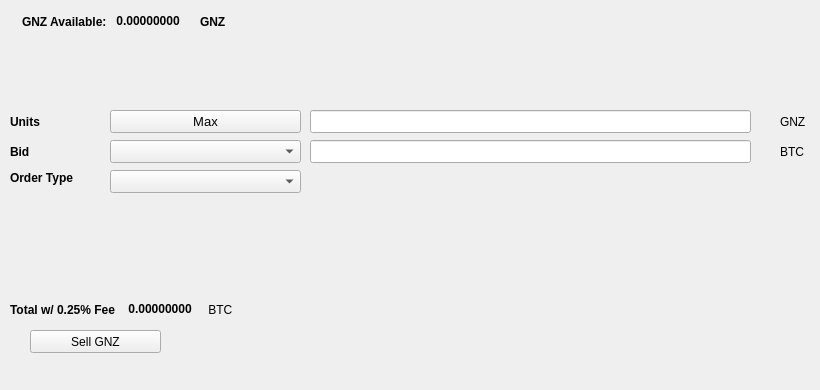
   <widget class="QWidget" name="SellTab">
    <attribute name="title">
     <string>Sell</string>
    </attribute>
    <widget class="QLabel" name="label_16">
     <property name="geometry">
      <rect>
       <x>780</x>
       <y>140</y>
       <width>31</width>
       <height>23</height>
      </rect>
     </property>
     <property name="text">
      <string>BTC</string>
     </property>
    </widget>
    <widget class="QComboBox" name="SellBidcomboBox">
     <property name="geometry">
      <rect>
       <x>110</x>
       <y>140</y>
       <width>191</width>
       <height>23</height>
      </rect>
     </property>
     <property name="font">
      <font>
       <pointsize>10</pointsize>
      </font>
     </property>
    </widget>
    <widget class="QLabel" name="label_18">
     <property name="geometry">
      <rect>
       <x>10</x>
       <y>110</y>
       <width>46</width>
       <height>23</height>
      </rect>
     </property>
     <property name="font">
      <font>
       <weight>75</weight>
       <bold>true</bold>
      </font>
     </property>
     <property name="text">
      <string>Units</string>
     </property>
    </widget>
    <widget class="QPushButton" name="Sell_Max_Amount">
     <property name="geometry">
      <rect>
       <x>110</x>
       <y>110</y>
       <width>191</width>
       <height>23</height>
      </rect>
     </property>
     <property name="font">
      <font>
       <pointsize>10</pointsize>
      </font>
     </property>
     <property name="text">
      <string>Max</string>
     </property>
    </widget>
    <widget class="QLabel" name="label_20">
     <property name="geometry">
      <rect>
       <x>10</x>
       <y>170</y>
       <width>91</width>
       <height>16</height>
      </rect>
     </property>
     <property name="font">
      <font>
       <weight>75</weight>
       <bold>true</bold>
      </font>
     </property>
     <property name="text">
      <string>Order Type</string>
     </property>
    </widget>
    <widget class="QComboBox" name="SellOrdertypeCombo">
     <property name="geometry">
      <rect>
       <x>110</x>
       <y>170</y>
       <width>191</width>
       <height>23</height>
      </rect>
     </property>
     <property name="font">
      <font>
       <pointsize>10</pointsize>
      </font>
     </property>
    </widget>
    <widget class="QLabel" name="label_21">
     <property name="geometry">
      <rect>
       <x>10</x>
       <y>140</y>
       <width>46</width>
       <height>23</height>
      </rect>
     </property>
     <property name="font">
      <font>
       <weight>75</weight>
       <bold>true</bold>
      </font>
     </property>
     <property name="text">
      <string>Bid</string>
     </property>
    </widget>
    <widget class="QLabel" name="label_22">
     <property name="geometry">
      <rect>
       <x>780</x>
       <y>110</y>
       <width>31</width>
       <height>23</height>
      </rect>
     </property>
     <property name="text">
      <string>GNZ</string>
     </property>
    </widget>
    <widget class="QLineEdit" name="UnitsInputGNZ">
     <property name="geometry">
      <rect>
       <x>310</x>
       <y>110</y>
       <width>441</width>
       <height>23</height>
      </rect>
     </property>
     <property name="font">
      <font>
       <pointsize>9</pointsize>
       <weight>75</weight>
       <bold>true</bold>
      </font>
     </property>
    </widget>
    <widget class="QLineEdit" name="SellBidPriceEdit">
     <property name="geometry">
      <rect>
       <x>310</x>
       <y>140</y>
       <width>441</width>
       <height>23</height>
      </rect>
     </property>
     <property name="font">
      <font>
       <pointsize>9</pointsize>
       <weight>75</weight>
       <bold>true</bold>
      </font>
     </property>
    </widget>
    <widget class="QPushButton" name="SellGNZBTN">
     <property name="geometry">
      <rect>
       <x>30</x>
       <y>330</y>
       <width>131</width>
       <height>23</height>
      </rect>
     </property>
     <property name="text">
      <string>Sell GNZ</string>
     </property>
     <property name="icon">
      <iconset resource="../genzycoin">
       <normaloff>:/icons/bitcoin</normaloff>:/icons/bitcoin</iconset>
     </property>
    </widget>
    <widget class="QWidget" name="layoutWidget3">
     <property name="geometry">
      <rect>
       <x>22</x>
       <y>12</y>
       <width>258</width>
       <height>19</height>
      </rect>
     </property>
     <layout class="QHBoxLayout" name="horizontalLayout">
      <item>
       <widget class="QLabel" name="label232_2">
        <property name="font">
         <font>
          <weight>75</weight>
          <bold>true</bold>
         </font>
        </property>
        <property name="text">
         <string>GNZ Available:</string>
        </property>
       </widget>
      </item>
      <item>
       <widget class="QLabel" name="GNZAvailableLabel">
        <property name="palette">
         <palette>
          <active>
           <colorrole role="WindowText">
            <brush brushstyle="SolidPattern">
             <color alpha="255">
              <red>0</red>
              <green>0</green>
              <blue>0</blue>
             </color>
            </brush>
           </colorrole>
           <colorrole role="Button">
            <brush brushstyle="SolidPattern">
             <color alpha="255">
              <red>0</red>
              <green>170</green>
              <blue>0</blue>
             </color>
            </brush>
           </colorrole>
           <colorrole role="Light">
            <brush brushstyle="SolidPattern">
             <color alpha="255">
              <red>0</red>
              <green>255</green>
              <blue>0</blue>
             </color>
            </brush>
           </colorrole>
           <colorrole role="Midlight">
            <brush brushstyle="SolidPattern">
             <color alpha="255">
              <red>0</red>
              <green>212</green>
              <blue>0</blue>
             </color>
            </brush>
           </colorrole>
           <colorrole role="Dark">
            <brush brushstyle="SolidPattern">
             <color alpha="255">
              <red>0</red>
              <green>85</green>
              <blue>0</blue>
             </color>
            </brush>
           </colorrole>
           <colorrole role="Mid">
            <brush brushstyle="SolidPattern">
             <color alpha="255">
              <red>0</red>
              <green>113</green>
              <blue>0</blue>
             </color>
            </brush>
           </colorrole>
           <colorrole role="Text">
            <brush brushstyle="SolidPattern">
             <color alpha="255">
              <red>0</red>
              <green>170</green>
              <blue>0</blue>
             </color>
            </brush>
           </colorrole>
           <colorrole role="BrightText">
            <brush brushstyle="SolidPattern">
             <color alpha="255">
              <red>255</red>
              <green>255</green>
              <blue>255</blue>
             </color>
            </brush>
           </colorrole>
           <colorrole role="ButtonText">
            <brush brushstyle="SolidPattern">
             <color alpha="255">
              <red>0</red>
              <green>0</green>
              <blue>0</blue>
             </color>
            </brush>
           </colorrole>
           <colorrole role="Base">
            <brush brushstyle="SolidPattern">
             <color alpha="255">
              <red>255</red>
              <green>255</green>
              <blue>255</blue>
             </color>
            </brush>
           </colorrole>
           <colorrole role="Window">
            <brush brushstyle="SolidPattern">
             <color alpha="255">
              <red>0</red>
              <green>170</green>
              <blue>0</blue>
             </color>
            </brush>
           </colorrole>
           <colorrole role="Shadow">
            <brush brushstyle="SolidPattern">
             <color alpha="255">
              <red>0</red>
              <green>0</green>
              <blue>0</blue>
             </color>
            </brush>
           </colorrole>
           <colorrole role="AlternateBase">
            <brush brushstyle="SolidPattern">
             <color alpha="255">
              <red>127</red>
              <green>212</green>
              <blue>127</blue>
             </color>
            </brush>
           </colorrole>
           <colorrole role="ToolTipBase">
            <brush brushstyle="SolidPattern">
             <color alpha="255">
              <red>255</red>
              <green>255</green>
              <blue>220</blue>
             </color>
            </brush>
           </colorrole>
           <colorrole role="ToolTipText">
            <brush brushstyle="SolidPattern">
             <color alpha="255">
              <red>0</red>
              <green>0</green>
              <blue>0</blue>
             </color>
            </brush>
           </colorrole>
          </active>
          <inactive>
           <colorrole role="WindowText">
            <brush brushstyle="SolidPattern">
             <color alpha="255">
              <red>0</red>
              <green>0</green>
              <blue>0</blue>
             </color>
            </brush>
           </colorrole>
           <colorrole role="Button">
            <brush brushstyle="SolidPattern">
             <color alpha="255">
              <red>0</red>
              <green>170</green>
              <blue>0</blue>
             </color>
            </brush>
           </colorrole>
           <colorrole role="Light">
            <brush brushstyle="SolidPattern">
             <color alpha="255">
              <red>0</red>
              <green>255</green>
              <blue>0</blue>
             </color>
            </brush>
           </colorrole>
           <colorrole role="Midlight">
            <brush brushstyle="SolidPattern">
             <color alpha="255">
              <red>0</red>
              <green>212</green>
              <blue>0</blue>
             </color>
            </brush>
           </colorrole>
           <colorrole role="Dark">
            <brush brushstyle="SolidPattern">
             <color alpha="255">
              <red>0</red>
              <green>85</green>
              <blue>0</blue>
             </color>
            </brush>
           </colorrole>
           <colorrole role="Mid">
            <brush brushstyle="SolidPattern">
             <color alpha="255">
              <red>0</red>
              <green>113</green>
              <blue>0</blue>
             </color>
            </brush>
           </colorrole>
           <colorrole role="Text">
            <brush brushstyle="SolidPattern">
             <color alpha="255">
              <red>0</red>
              <green>170</green>
              <blue>0</blue>
             </color>
            </brush>
           </colorrole>
           <colorrole role="BrightText">
            <brush brushstyle="SolidPattern">
             <color alpha="255">
              <red>255</red>
              <green>255</green>
              <blue>255</blue>
             </color>
            </brush>
           </colorrole>
           <colorrole role="ButtonText">
            <brush brushstyle="SolidPattern">
             <color alpha="255">
              <red>0</red>
              <green>0</green>
              <blue>0</blue>
             </color>
            </brush>
           </colorrole>
           <colorrole role="Base">
            <brush brushstyle="SolidPattern">
             <color alpha="255">
              <red>255</red>
              <green>255</green>
              <blue>255</blue>
             </color>
            </brush>
           </colorrole>
           <colorrole role="Window">
            <brush brushstyle="SolidPattern">
             <color alpha="255">
              <red>0</red>
              <green>170</green>
              <blue>0</blue>
             </color>
            </brush>
           </colorrole>
           <colorrole role="Shadow">
            <brush brushstyle="SolidPattern">
             <color alpha="255">
              <red>0</red>
              <green>0</green>
              <blue>0</blue>
             </color>
            </brush>
           </colorrole>
           <colorrole role="AlternateBase">
            <brush brushstyle="SolidPattern">
             <color alpha="255">
              <red>127</red>
              <green>212</green>
              <blue>127</blue>
             </color>
            </brush>
           </colorrole>
           <colorrole role="ToolTipBase">
            <brush brushstyle="SolidPattern">
             <color alpha="255">
              <red>255</red>
              <green>255</green>
              <blue>220</blue>
             </color>
            </brush>
           </colorrole>
           <colorrole role="ToolTipText">
            <brush brushstyle="SolidPattern">
             <color alpha="255">
              <red>0</red>
              <green>0</green>
              <blue>0</blue>
             </color>
            </brush>
           </colorrole>
          </inactive>
          <disabled>
           <colorrole role="WindowText">
            <brush brushstyle="SolidPattern">
             <color alpha="255">
              <red>0</red>
              <green>85</green>
              <blue>0</blue>
             </color>
            </brush>
           </colorrole>
           <colorrole role="Button">
            <brush brushstyle="SolidPattern">
             <color alpha="255">
              <red>0</red>
              <green>170</green>
              <blue>0</blue>
             </color>
            </brush>
           </colorrole>
           <colorrole role="Light">
            <brush brushstyle="SolidPattern">
             <color alpha="255">
              <red>0</red>
              <green>255</green>
              <blue>0</blue>
             </color>
            </brush>
           </colorrole>
           <colorrole role="Midlight">
            <brush brushstyle="SolidPattern">
             <color alpha="255">
              <red>0</red>
              <green>212</green>
              <blue>0</blue>
             </color>
            </brush>
           </colorrole>
           <colorrole role="Dark">
            <brush brushstyle="SolidPattern">
             <color alpha="255">
              <red>0</red>
              <green>85</green>
              <blue>0</blue>
             </color>
            </brush>
           </colorrole>
           <colorrole role="Mid">
            <brush brushstyle="SolidPattern">
             <color alpha="255">
              <red>0</red>
              <green>113</green>
              <blue>0</blue>
             </color>
            </brush>
           </colorrole>
           <colorrole role="Text">
            <brush brushstyle="SolidPattern">
             <color alpha="255">
              <red>0</red>
              <green>85</green>
              <blue>0</blue>
             </color>
            </brush>
           </colorrole>
           <colorrole role="BrightText">
            <brush brushstyle="SolidPattern">
             <color alpha="255">
              <red>255</red>
              <green>255</green>
              <blue>255</blue>
             </color>
            </brush>
           </colorrole>
           <colorrole role="ButtonText">
            <brush brushstyle="SolidPattern">
             <color alpha="255">
              <red>0</red>
              <green>85</green>
              <blue>0</blue>
             </color>
            </brush>
           </colorrole>
           <colorrole role="Base">
            <brush brushstyle="SolidPattern">
             <color alpha="255">
              <red>0</red>
              <green>170</green>
              <blue>0</blue>
             </color>
            </brush>
           </colorrole>
           <colorrole role="Window">
            <brush brushstyle="SolidPattern">
             <color alpha="255">
              <red>0</red>
              <green>170</green>
              <blue>0</blue>
             </color>
            </brush>
           </colorrole>
           <colorrole role="Shadow">
            <brush brushstyle="SolidPattern">
             <color alpha="255">
              <red>0</red>
              <green>0</green>
              <blue>0</blue>
             </color>
            </brush>
           </colorrole>
           <colorrole role="AlternateBase">
            <brush brushstyle="SolidPattern">
             <color alpha="255">
              <red>0</red>
              <green>170</green>
              <blue>0</blue>
             </color>
            </brush>
           </colorrole>
           <colorrole role="ToolTipBase">
            <brush brushstyle="SolidPattern">
             <color alpha="255">
              <red>255</red>
              <green>255</green>
              <blue>220</blue>
             </color>
            </brush>
           </colorrole>
           <colorrole role="ToolTipText">
            <brush brushstyle="SolidPattern">
             <color alpha="255">
              <red>0</red>
              <green>0</green>
              <blue>0</blue>
             </color>
            </brush>
           </colorrole>
          </disabled>
         </palette>
        </property>
        <property name="font">
         <font>
          <weight>75</weight>
          <bold>true</bold>
         </font>
        </property>
        <property name="text">
         <string> 0.00000000 </string>
        </property>
        <property name="textInteractionFlags">
         <set>Qt::LinksAccessibleByMouse|Qt::TextSelectableByKeyboard|Qt::TextSelectableByMouse</set>
        </property>
       </widget>
      </item>
      <item>
       <widget class="QLabel" name="labelGNZ">
        <property name="font">
         <font>
          <weight>75</weight>
          <bold>true</bold>
         </font>
        </property>
        <property name="text">
         <string>GNZ</string>
        </property>
       </widget>
      </item>
     </layout>
    </widget>
    <widget class="QWidget" name="layoutWidget">
     <property name="geometry">
      <rect>
       <x>10</x>
       <y>300</y>
       <width>268</width>
       <height>19</height>
      </rect>
     </property>
     <layout class="QHBoxLayout" name="horizontalLayout_2">
      <item>
       <widget class="QLabel" name="label_19">
        <property name="font">
         <font>
          <weight>75</weight>
          <bold>true</bold>
         </font>
        </property>
        <property name="text">
         <string>Total w/ 0.25% Fee </string>
        </property>
       </widget>
      </item>
      <item>
       <widget class="QLabel" name="SellCostLabel">
        <property name="palette">
         <palette>
          <active>
           <colorrole role="WindowText">
            <brush brushstyle="SolidPattern">
             <color alpha="255">
              <red>0</red>
              <green>0</green>
              <blue>0</blue>
             </color>
            </brush>
           </colorrole>
           <colorrole role="Button">
            <brush brushstyle="SolidPattern">
             <color alpha="255">
              <red>0</red>
              <green>170</green>
              <blue>0</blue>
             </color>
            </brush>
           </colorrole>
           <colorrole role="Light">
            <brush brushstyle="SolidPattern">
             <color alpha="255">
              <red>0</red>
              <green>255</green>
              <blue>0</blue>
             </color>
            </brush>
           </colorrole>
           <colorrole role="Midlight">
            <brush brushstyle="SolidPattern">
             <color alpha="255">
              <red>0</red>
              <green>212</green>
              <blue>0</blue>
             </color>
            </brush>
           </colorrole>
           <colorrole role="Dark">
            <brush brushstyle="SolidPattern">
             <color alpha="255">
              <red>0</red>
              <green>85</green>
              <blue>0</blue>
             </color>
            </brush>
           </colorrole>
           <colorrole role="Mid">
            <brush brushstyle="SolidPattern">
             <color alpha="255">
              <red>0</red>
              <green>113</green>
              <blue>0</blue>
             </color>
            </brush>
           </colorrole>
           <colorrole role="Text">
            <brush brushstyle="SolidPattern">
             <color alpha="255">
              <red>0</red>
              <green>170</green>
              <blue>0</blue>
             </color>
            </brush>
           </colorrole>
           <colorrole role="BrightText">
            <brush brushstyle="SolidPattern">
             <color alpha="255">
              <red>255</red>
              <green>255</green>
              <blue>255</blue>
             </color>
            </brush>
           </colorrole>
           <colorrole role="ButtonText">
            <brush brushstyle="SolidPattern">
             <color alpha="255">
              <red>0</red>
              <green>0</green>
              <blue>0</blue>
             </color>
            </brush>
           </colorrole>
           <colorrole role="Base">
            <brush brushstyle="SolidPattern">
             <color alpha="255">
              <red>255</red>
              <green>255</green>
              <blue>255</blue>
             </color>
            </brush>
           </colorrole>
           <colorrole role="Window">
            <brush brushstyle="SolidPattern">
             <color alpha="255">
              <red>0</red>
              <green>170</green>
              <blue>0</blue>
             </color>
            </brush>
           </colorrole>
           <colorrole role="Shadow">
            <brush brushstyle="SolidPattern">
             <color alpha="255">
              <red>0</red>
              <green>0</green>
              <blue>0</blue>
             </color>
            </brush>
           </colorrole>
           <colorrole role="AlternateBase">
            <brush brushstyle="SolidPattern">
             <color alpha="255">
              <red>127</red>
              <green>212</green>
              <blue>127</blue>
             </color>
            </brush>
           </colorrole>
           <colorrole role="ToolTipBase">
            <brush brushstyle="SolidPattern">
             <color alpha="255">
              <red>255</red>
              <green>255</green>
              <blue>220</blue>
             </color>
            </brush>
           </colorrole>
           <colorrole role="ToolTipText">
            <brush brushstyle="SolidPattern">
             <color alpha="255">
              <red>0</red>
              <green>0</green>
              <blue>0</blue>
             </color>
            </brush>
           </colorrole>
          </active>
          <inactive>
           <colorrole role="WindowText">
            <brush brushstyle="SolidPattern">
             <color alpha="255">
              <red>0</red>
              <green>0</green>
              <blue>0</blue>
             </color>
            </brush>
           </colorrole>
           <colorrole role="Button">
            <brush brushstyle="SolidPattern">
             <color alpha="255">
              <red>0</red>
              <green>170</green>
              <blue>0</blue>
             </color>
            </brush>
           </colorrole>
           <colorrole role="Light">
            <brush brushstyle="SolidPattern">
             <color alpha="255">
              <red>0</red>
              <green>255</green>
              <blue>0</blue>
             </color>
            </brush>
           </colorrole>
           <colorrole role="Midlight">
            <brush brushstyle="SolidPattern">
             <color alpha="255">
              <red>0</red>
              <green>212</green>
              <blue>0</blue>
             </color>
            </brush>
           </colorrole>
           <colorrole role="Dark">
            <brush brushstyle="SolidPattern">
             <color alpha="255">
              <red>0</red>
              <green>85</green>
              <blue>0</blue>
             </color>
            </brush>
           </colorrole>
           <colorrole role="Mid">
            <brush brushstyle="SolidPattern">
             <color alpha="255">
              <red>0</red>
              <green>113</green>
              <blue>0</blue>
             </color>
            </brush>
           </colorrole>
           <colorrole role="Text">
            <brush brushstyle="SolidPattern">
             <color alpha="255">
              <red>0</red>
              <green>170</green>
              <blue>0</blue>
             </color>
            </brush>
           </colorrole>
           <colorrole role="BrightText">
            <brush brushstyle="SolidPattern">
             <color alpha="255">
              <red>255</red>
              <green>255</green>
              <blue>255</blue>
             </color>
            </brush>
           </colorrole>
           <colorrole role="ButtonText">
            <brush brushstyle="SolidPattern">
             <color alpha="255">
              <red>0</red>
              <green>0</green>
              <blue>0</blue>
             </color>
            </brush>
           </colorrole>
           <colorrole role="Base">
            <brush brushstyle="SolidPattern">
             <color alpha="255">
              <red>255</red>
              <green>255</green>
              <blue>255</blue>
             </color>
            </brush>
           </colorrole>
           <colorrole role="Window">
            <brush brushstyle="SolidPattern">
             <color alpha="255">
              <red>0</red>
              <green>170</green>
              <blue>0</blue>
             </color>
            </brush>
           </colorrole>
           <colorrole role="Shadow">
            <brush brushstyle="SolidPattern">
             <color alpha="255">
              <red>0</red>
              <green>0</green>
              <blue>0</blue>
             </color>
            </brush>
           </colorrole>
           <colorrole role="AlternateBase">
            <brush brushstyle="SolidPattern">
             <color alpha="255">
              <red>127</red>
              <green>212</green>
              <blue>127</blue>
             </color>
            </brush>
           </colorrole>
           <colorrole role="ToolTipBase">
            <brush brushstyle="SolidPattern">
             <color alpha="255">
              <red>255</red>
              <green>255</green>
              <blue>220</blue>
             </color>
            </brush>
           </colorrole>
           <colorrole role="ToolTipText">
            <brush brushstyle="SolidPattern">
             <color alpha="255">
              <red>0</red>
              <green>0</green>
              <blue>0</blue>
             </color>
            </brush>
           </colorrole>
          </inactive>
          <disabled>
           <colorrole role="WindowText">
            <brush brushstyle="SolidPattern">
             <color alpha="255">
              <red>0</red>
              <green>85</green>
              <blue>0</blue>
             </color>
            </brush>
           </colorrole>
           <colorrole role="Button">
            <brush brushstyle="SolidPattern">
             <color alpha="255">
              <red>0</red>
              <green>170</green>
              <blue>0</blue>
             </color>
            </brush>
           </colorrole>
           <colorrole role="Light">
            <brush brushstyle="SolidPattern">
             <color alpha="255">
              <red>0</red>
              <green>255</green>
              <blue>0</blue>
             </color>
            </brush>
           </colorrole>
           <colorrole role="Midlight">
            <brush brushstyle="SolidPattern">
             <color alpha="255">
              <red>0</red>
              <green>212</green>
              <blue>0</blue>
             </color>
            </brush>
           </colorrole>
           <colorrole role="Dark">
            <brush brushstyle="SolidPattern">
             <color alpha="255">
              <red>0</red>
              <green>85</green>
              <blue>0</blue>
             </color>
            </brush>
           </colorrole>
           <colorrole role="Mid">
            <brush brushstyle="SolidPattern">
             <color alpha="255">
              <red>0</red>
              <green>113</green>
              <blue>0</blue>
             </color>
            </brush>
           </colorrole>
           <colorrole role="Text">
            <brush brushstyle="SolidPattern">
             <color alpha="255">
              <red>0</red>
              <green>85</green>
              <blue>0</blue>
             </color>
            </brush>
           </colorrole>
           <colorrole role="BrightText">
            <brush brushstyle="SolidPattern">
             <color alpha="255">
              <red>255</red>
              <green>255</green>
              <blue>255</blue>
             </color>
            </brush>
           </colorrole>
           <colorrole role="ButtonText">
            <brush brushstyle="SolidPattern">
             <color alpha="255">
              <red>0</red>
              <green>85</green>
              <blue>0</blue>
             </color>
            </brush>
           </colorrole>
           <colorrole role="Base">
            <brush brushstyle="SolidPattern">
             <color alpha="255">
              <red>0</red>
              <green>170</green>
              <blue>0</blue>
             </color>
            </brush>
           </colorrole>
           <colorrole role="Window">
            <brush brushstyle="SolidPattern">
             <color alpha="255">
              <red>0</red>
              <green>170</green>
              <blue>0</blue>
             </color>
            </brush>
           </colorrole>
           <colorrole role="Shadow">
            <brush brushstyle="SolidPattern">
             <color alpha="255">
              <red>0</red>
              <green>0</green>
              <blue>0</blue>
             </color>
            </brush>
           </colorrole>
           <colorrole role="AlternateBase">
            <brush brushstyle="SolidPattern">
             <color alpha="255">
              <red>0</red>
              <green>170</green>
              <blue>0</blue>
             </color>
            </brush>
           </colorrole>
           <colorrole role="ToolTipBase">
            <brush brushstyle="SolidPattern">
             <color alpha="255">
              <red>255</red>
              <green>255</green>
              <blue>220</blue>
             </color>
            </brush>
           </colorrole>
           <colorrole role="ToolTipText">
            <brush brushstyle="SolidPattern">
             <color alpha="255">
              <red>0</red>
              <green>0</green>
              <blue>0</blue>
             </color>
            </brush>
           </colorrole>
          </disabled>
         </palette>
        </property>
        <property name="font">
         <font>
          <weight>75</weight>
          <bold>true</bold>
         </font>
        </property>
        <property name="autoFillBackground">
         <bool>false</bool>
        </property>
        <property name="text">
         <string> 0.00000000</string>
        </property>
        <property name="textInteractionFlags">
         <set>Qt::LinksAccessibleByMouse|Qt::TextSelectableByMouse</set>
        </property>
       </widget>
      </item>
      <item>
       <widget class="QLabel" name="label_17">
        <property name="font">
         <font>
          <weight>50</weight>
          <bold>false</bold>
         </font>
        </property>
        <property name="text">
         <string> BTC</string>
        </property>
       </widget>
      </item>
     </layout>
    </widget>
    <widget class="QLabel" name="label_23">
     <property name="geometry">
      <rect>
       <x>460</x>
       <y>300</y>
       <width>281</width>
       <height>81</height>
      </rect>
     </property>
     <property name="text">
      <string/>
     </property>
     <property name="pixmap">
      <pixmap>:/images/bittrex</pixmap>
     </property>
    </widget>
   </widget>
